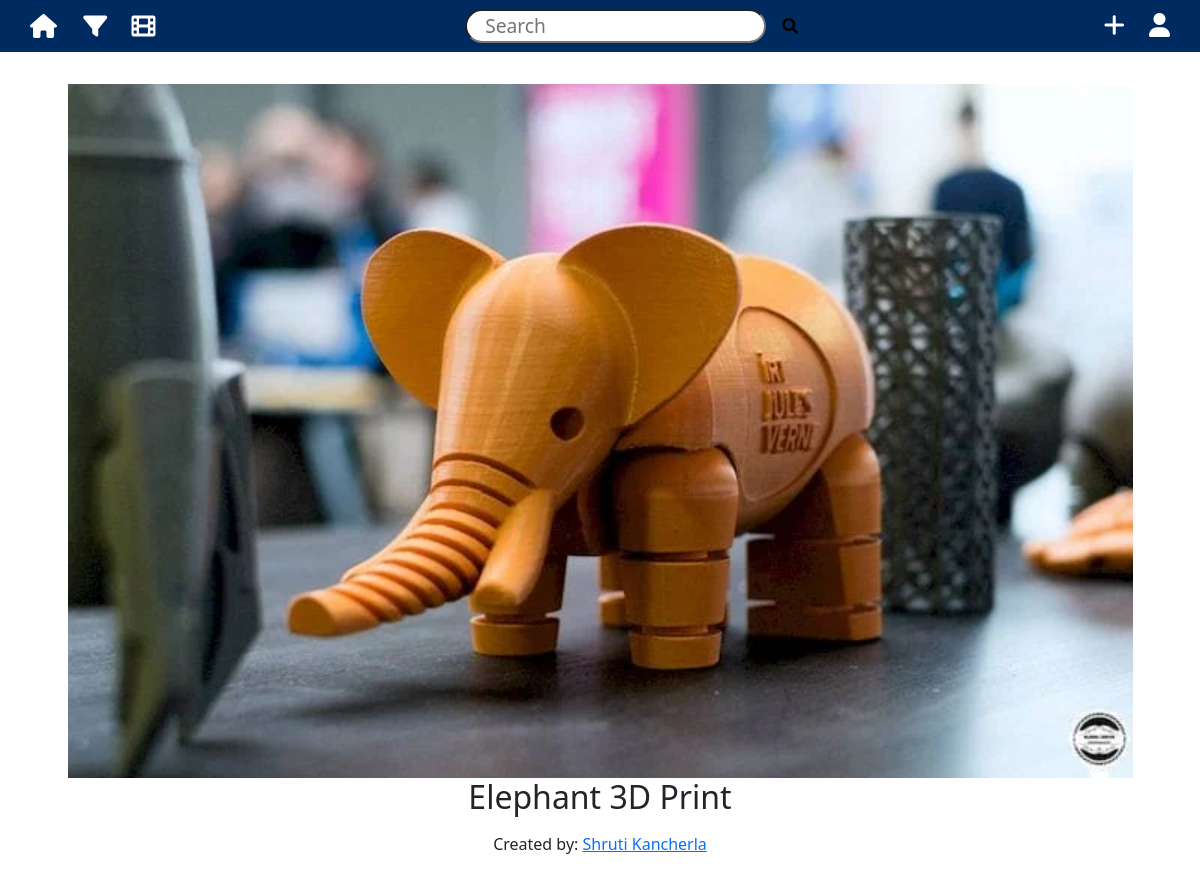
Page /creation/2 (signed in) on the committed database.
### models.py (models this page shows, shortened)
class Creation(db.Model):
    __tablename__ = 'creation'  # Explicitly specify table name
    id = db.Column(db.Integer, primary_key=True)  # Primary key
    name = db.Column(db.String(200), nullable=False)  # Name/title of the creation
    student_id = db.Column(db.Integer, db.ForeignKey('users.id'))  # Foreign key to users table
    creation_date = db.Column(db.DateTime, default=datetime.utcnow)  # Timestamp of creation
    photo_path = db.Column(db.String(200))  # Path to photo file of the creation
    video_path = db.Column(db.String(200))  # Path to video file of the creation
    caption = db.Column(db.Text)  # Description or caption of the creation
    user = db.relationship('User', back_populates='creations')
    tools = db.relationship('Tool', secondary=creations_tools, back_populates='creations')

class User(db.Model, UserMixin):
    __tablename__ = 'users'  # Explicitly specify table name
    id = db.Column(db.Integer, primary_key=True)  # Primary key
    first_name = db.Column(db.String(150), nullable=False)  # User's first name
    last_name = db.Column(db.String(150), nullable=False)  # User's last name
    email = db.Column(db.String(150), unique=True, nullable=False)  # User's email address
    gradyear = db.Column(db.Integer)  # Graduation year
    bio = db.Column(db.Text, default='')
    settings_id = db.Column(db.Integer, db.ForeignKey('settings.id'))  # Foreign key to settings table
    pfp_path = db.Column(db.String(200))  # Path to profile picture file
    pronouns = db.Column(db.String(50))  # User's preferred pronouns
    is_admin = db.Column(db.Boolean, default=False)  # Admin status flag
    settings = db.relationship('Settings', back_populates='user', uselist=False)
    creations = db.relationship('Creation', back_populates='user')

### app.py (the view)
@app.route("/creation/<int:creation_id>")
def show_creation(creation_id):
    creation = Creation.query.get_or_404(creation_id)  # Get the creation by ID
    creator = creation.user  # This gives you the associated User (creator)
    if creator is None:
        flash('Creator not found.', 'error')
        return redirect(url_for('index'))  # Or handle this case accordingly
    return render_template("full_screen_creation.html", creation=creation, creator=creator)

### app.py (called while the page is built)
@login_manager.user_loader
def load_user(user_id):
    return User.query.get(int(user_id))

@app.context_processor
def inject_tools():
    tools = Tool.query.all()
    return dict(tools=tools)

### templates/full_screen_creation.html (shortened to what this page needs)
{% extends "base.html" %}
{% block content %}
<div class="container text-center">
    <img src="{{ creation.photo_path }}" class="img-fluid" alt="{{ creation.name }}">
    <h2>{{ creation.name }}</h2>
    <p>Created by: <a href="{{ url_for('user_profile', user_id=creator.id) }}"> {{ creator.first_name }} {{ creator.last_name }}</a></p>
</div>
{% endblock %}

### static/style.css (style rules this page uses)
body { font-family: Arial, sans-serif; margin: 0; padding: 0; }
.container { width: 90%; margin: 2em auto; }
h1, h2 { color: #2c3e50; }

### rows in the picture
Creation: name "Elephant 3D Print"
User: first_name "Shruti", last_name "Kancherla"
